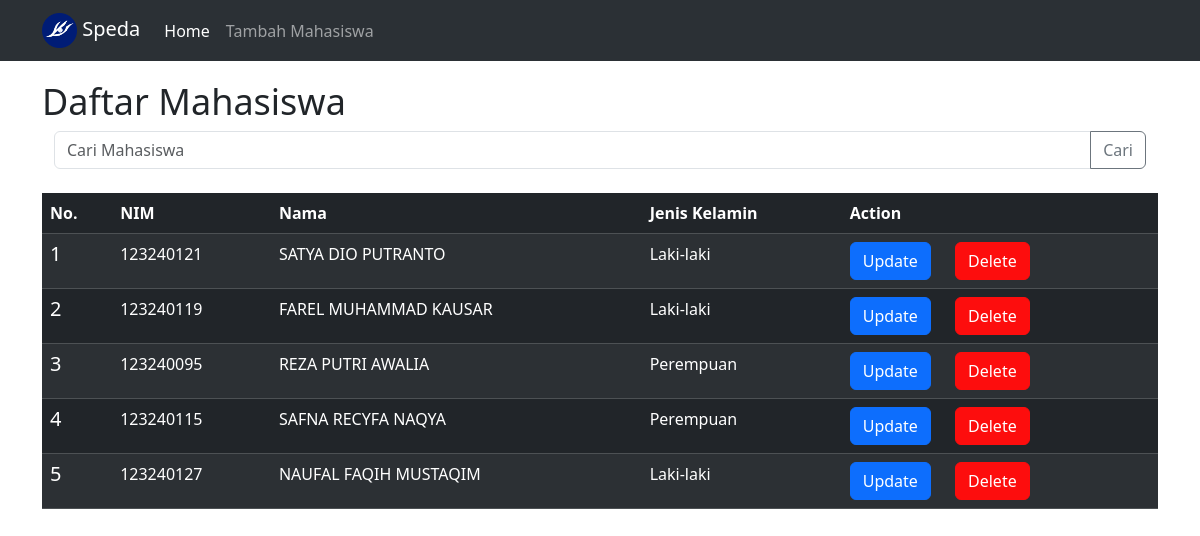
The page / on the database its author committed.
### tables this page shows
CREATE TABLE `mahasiswa` (
  `id` int(11) NOT NULL,
  `nim` varchar(100) DEFAULT NULL,
  `nama` varchar(100) DEFAULT NULL,
  `jenis_kelamin` varchar(100) DEFAULT NULL,
  `created_at` datetime DEFAULT current_timestamp() ON UPDATE current_timestamp()
);

### index.php (the view, shortened to what this page needs)
<?php
require(__DIR__ . "/koneksi.php");
$keyword = $_GET['keyword'] ?? '';
if ($keyword !== '') {
    $stmt = $connection->prepare("SELECT * FROM mahasiswa WHERE nama LIKE ?");
    $cari = "%{$keyword}%";
    $stmt->bind_param("s", $cari);
    $stmt->execute();
    $hasil = $stmt->get_result();
} else {
    $hasil = $connection->query("SELECT * FROM mahasiswa");
}
?>
<!doctype html>
<html lang="en">
  <head>
    <link href="https://cdn.jsdelivr.net/npm/bootstrap@5.3.8/dist/css/bootstrap.min.css" rel="stylesheet">
    <link rel="stylesheet" href="style.css">
  </head>
  <body>
        <nav class="navbar fixed-top navbar-expand-lg bg-body-tertiary" data-bs-theme="dark">
            <div class="container-md">
            <a class="navbar-brand" href="#">
                <img src="eyes.png" alt="Logo" width="35" height="35" class="d-inline-block align-text-center">
                Speda
            </a>
            <div class="collapse navbar-collapse" id="navbarNavAltMarkup">
            <div class="navbar-nav">
                <a href="index.php" class="nav-link active" aria-current="page" href="#">Home</a>
                <a href="tambahmahasiswa.php" class="nav-link" href="#">Tambah Mahasiswa</a>
            </div>
            </div>
        </div>
        </nav>
        <div class="container-md">
            <p class="h1">Daftar Mahasiswa</p>
        </div>
        <div class="container-md">
            <form class="container-fluid">
                <div class="input-group">
                    <input type="text" class="form-control" placeholder="Cari Mahasiswa" name="keyword" aria-label="Cari Mahasiswa" value="<?= htmlspecialchars($keyword) ?>"/>
                    <button class="btn btn-outline-secondary" type="submit">Cari</button>
                </div>
            </form>
        </div>
        <br>
        <div class="container-md">
            <table class="table table-dark table-striped">
                <thead>
                    <tr>
                    <th scope="col">No.</th>
                    <th scope="col">NIM</th>
                    <th scope="col">Nama</th>
                    <th scope="col">Jenis Kelamin</th>
                    <th scope="col">Action</th>
                    </tr>
                </thead>
                <tbody>
                    <?php
                    if ($hasil && $hasil->num_rows > 0) {
                        $no = 1;
                        while ($row = $hasil->fetch_assoc()) {
                            ?>
                            <tr>
                                <td><h5><?= $no ?></h5></td>
                                <td><?= htmlspecialchars($row['nim']) ?></td>
                                <td><?= htmlspecialchars($row['nama']) ?></td>
                                <td><?= htmlspecialchars($row['jenis_kelamin']) ?></td>
                                <td>
                                    <a href="update.php?id=<?= $row['id'] ?>" class="btn btn-primary1">Update</a>
                                    <button class="btn btn-primary2" type="button" data-bs-toggle="modal" data-bs-target="#hapus<?= $row['id'] ?>">Delete</button>
                                </td>
                            </tr>
                            <?php
                            $no++;
                        }
                    } else {
                        echo "<tr><td colspan='5' class='text-center'>Tidak ada data.</td></tr>";
                    }
                    ?>
                </tbody>
            </table>
        </div>
  </body>
</html>

### style.css (style rules this page uses)
.h1 { font-size: 36px; color: #212529; margin-top: 10vh; }
.btn-primary1 { background-color: #0d6efd; border-color: #0d6efd; margin-right: 10px; color: white; }
.btn-primary2 { background-color: #fd0d0d; border-color: #fd0d0d; color: white; margin-left: 10px; }

### rows shown on the page
mahasiswa: nim "123240121", nama "SATYA DIO PUTRANTO", jenis_kelamin "Laki-laki"
mahasiswa: nim "123240119", nama "FAREL MUHAMMAD KAUSAR", jenis_kelamin "Laki-laki"
mahasiswa: nim "123240095", nama "REZA PUTRI AWALIA", jenis_kelamin "Perempuan"
mahasiswa: nim "123240115", nama "SAFNA RECYFA NAQYA", jenis_kelamin "Perempuan"
mahasiswa: nim "123240127", nama "NAUFAL FAQIH MUSTAQIM", jenis_kelamin "Laki-laki"
